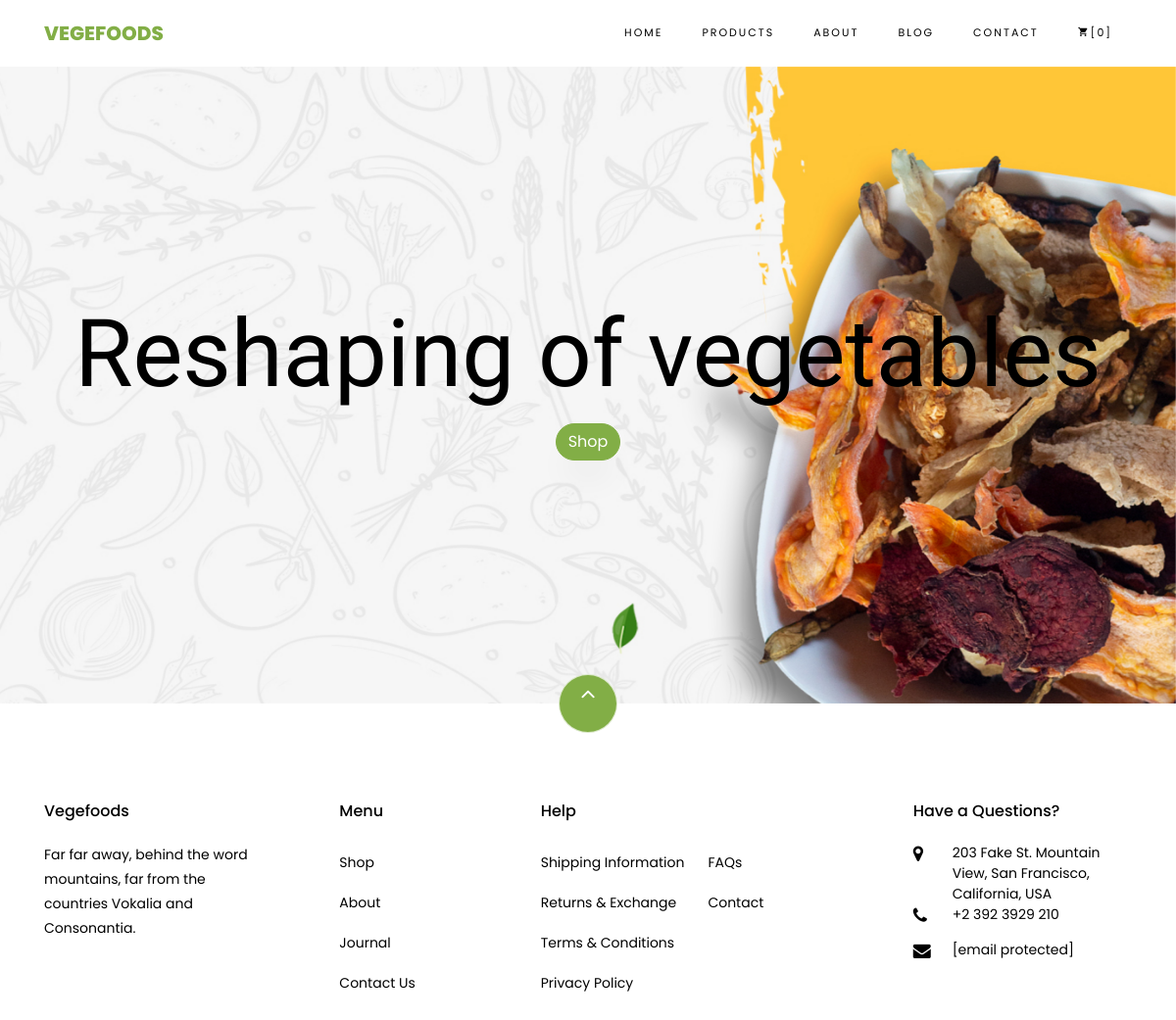
The app's page /, older data.
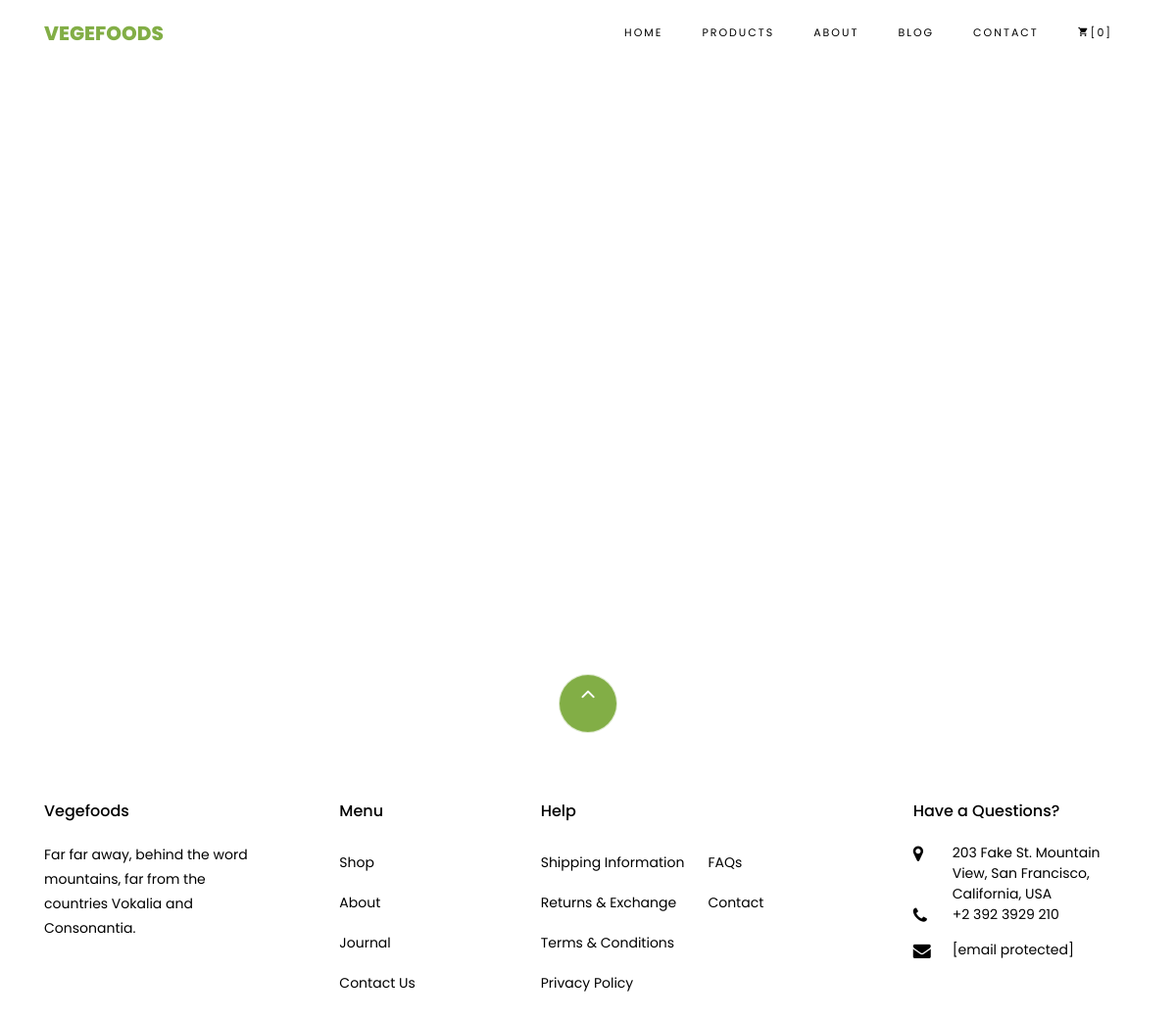
The same page, newer data.
### home/models/carousel.py (models this page shows)
class Carousel(models.Model):
    carousel_img = models.ImageField(upload_to='carousel/')
    label = models.CharField(max_length=50, default='')
    title = models.CharField(max_length=100, default='')

### home/views.py (the view)
# urls.py: path('', index)
def index(request):
    items = Carousel.objects.all()
    context = {
        'items' : items
    }
    return render(request, 'home/index.html', context)

### home/templates/home/index.html
{% extends "products/base.html" %}
{% block body%}
<section id="home-section" class="hero">
<div class="home-slider owl-carousel">
    {% for item in items %}
<div class="slider-item" style="background-image: url({{item.carousel_img.url}});">
<div class="container">
<div class="row slider-text justify-content-center align-items-center" data-scrollax-parent="true">
<div class="col-md-12 ftco-animate text-center">
<h1 class="mb-2" style = "color : black">{{item.label}}</h1>
<p><a href="#" class="btn btn-primary">Shop </a></p>
</div>
</div>
</div>
</div>
    {% endfor %}
</div>
</section>
{% endblock %}

Row changes from the older to the newer data that the page shows:
removed Carousel: carousel_img (picture), label "Reshaping of vegetables"
